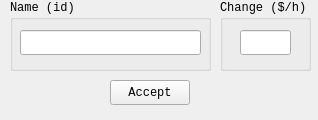
<?xml version="1.0" encoding="UTF-8"?>
<ui version="4.0">
 <class>DialogName</class>
 <widget class="QWidget" name="DialogName">
  <property name="geometry">
   <rect>
    <x>0</x>
    <y>0</y>
    <width>318</width>
    <height>120</height>
   </rect>
  </property>
  <property name="minimumSize">
   <size>
    <width>318</width>
    <height>120</height>
   </size>
  </property>
  <property name="maximumSize">
   <size>
    <width>318</width>
    <height>120</height>
   </size>
  </property>
  <property name="font">
   <font>
    <family>Monospace</family>
   </font>
  </property>
  <property name="focusPolicy">
   <enum>Qt::TabFocus</enum>
  </property>
  <property name="windowTitle">
   <string>Who are you, and what is your pay?</string>
  </property>
  <property name="windowIcon">
   <iconset>
    <normaloff>statics/edit.png</normaloff>statics/edit.png</iconset>
  </property>
  <widget class="QGroupBox" name="groupBox_name">
   <property name="geometry">
    <rect>
     <x>10</x>
     <y>0</y>
     <width>201</width>
     <height>71</height>
    </rect>
   </property>
   <property name="title">
    <string>Name (id)</string>
   </property>
   <widget class="QLineEdit" name="lineEdit_name">
    <property name="geometry">
     <rect>
      <x>10</x>
      <y>30</y>
      <width>181</width>
      <height>25</height>
     </rect>
    </property>
    <property name="font">
     <font>
      <family>Monospace</family>
     </font>
    </property>
   </widget>
  </widget>
  <widget class="QGroupBox" name="groupBox_change">
   <property name="geometry">
    <rect>
     <x>220</x>
     <y>0</y>
     <width>91</width>
     <height>71</height>
    </rect>
   </property>
   <property name="title">
    <string>Change ($/h)</string>
   </property>
   <widget class="QLineEdit" name="lineEdit_change">
    <property name="geometry">
     <rect>
      <x>20</x>
      <y>30</y>
      <width>51</width>
      <height>25</height>
     </rect>
    </property>
    <property name="font">
     <font>
      <family>Monospace</family>
      <weight>75</weight>
      <bold>true</bold>
     </font>
    </property>
    <property name="text">
     <string/>
    </property>
    <property name="alignment">
     <set>Qt::AlignRight|Qt::AlignTrailing|Qt::AlignVCenter</set>
    </property>
    <property name="placeholderText">
     <string/>
    </property>
    <property name="clearButtonEnabled">
     <bool>false</bool>
    </property>
   </widget>
  </widget>
  <widget class="QPushButton" name="pushButton_accept">
   <property name="geometry">
    <rect>
     <x>110</x>
     <y>80</y>
     <width>80</width>
     <height>25</height>
    </rect>
   </property>
   <property name="text">
    <string>Accept</string>
   </property>
   <property name="shortcut">
    <string>Return</string>
   </property>
  </widget>
 </widget>
 <resources/>
 <connections/>
</ui>
